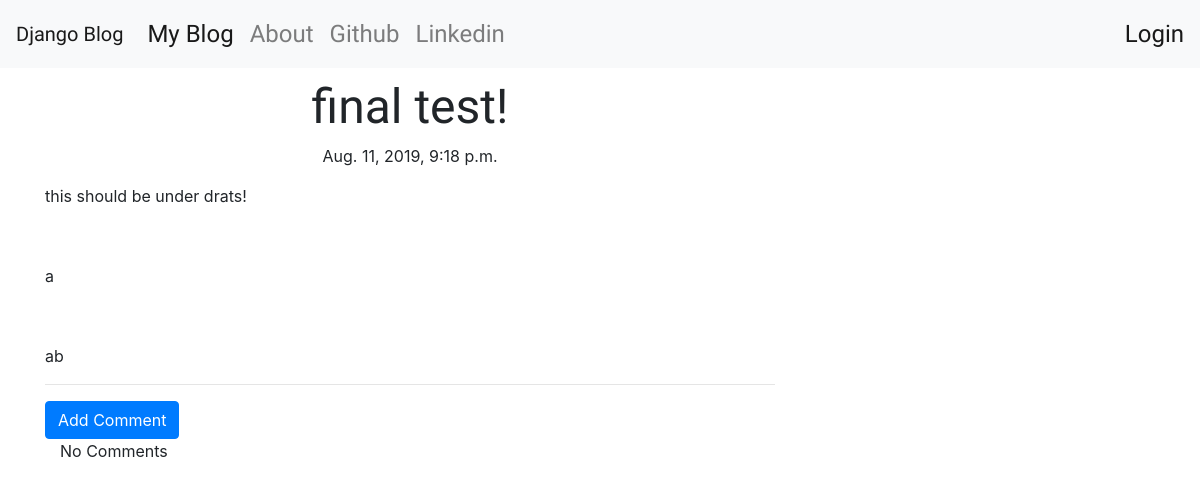
Page /post/5 on the earlier database version.
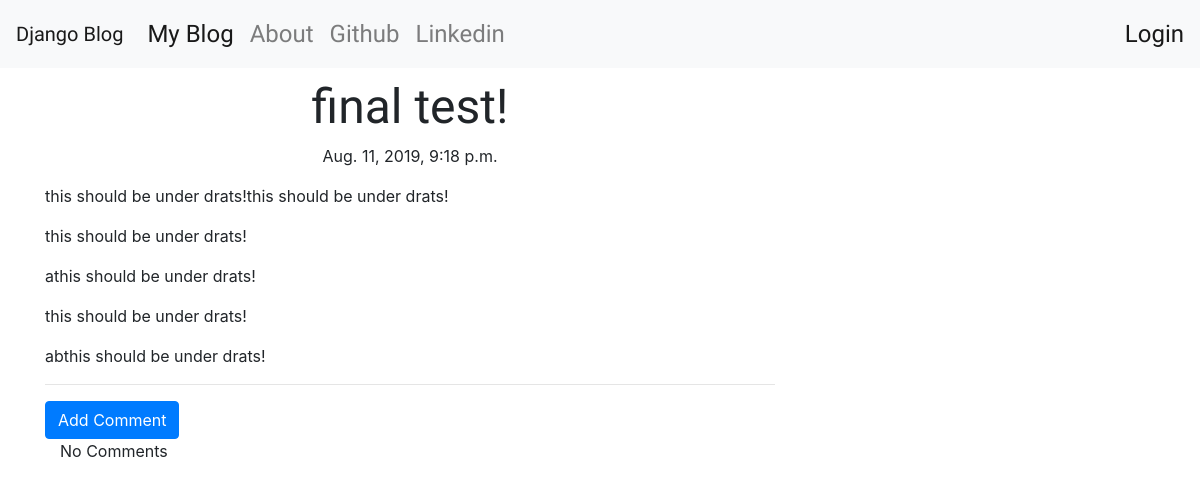
Same page on the later database version.
### blog/models.py (models this page shows, shortened)
class Post(models.Model):
    author = models.ForeignKey('auth.user', on_delete=models.CASCADE)
    title = models.CharField(max_length=200)
    text = models.TextField()
    created_date = models.DateTimeField(default=timezone.now)
    published_date = models.DateTimeField(blank=True,null=True)

### blog/views.py (the view)
# urls.py: url(r'^post/(?P<pk>\d+)$',views.PostDetailView.as_view(),name='post_detail'),
class PostDetailView(DetailView):
    model = Post

### blog/templates/blog/post_detail.html (shortened to what this page needs)
{% extends 'blog/base.html' %}
{% block content %}
<h1 class="posttitle loader">{{post.title}}</h1>
{% if  post.published_date %}
<div class="date postdate">
{{post.published_date}}
</div>
{% else %}
<a href="{% url 'post_publish' pk=post.pk %}">Publish</a>
{% endif %}
<p class="postcontent">{{ post.text|safe|linebreaksbr }}</p>
<hr>
<a class="btn btn-primary bt-comment" href="{% url 'add_comment_to_post' pk=post.pk %}">Add Comment</a>
<div class="container">
    {% for comment in post.comments.all %}
    <br>
    {% if user.is_authenticated or comment.approved_comment %}
        {{ comment.create_date }}
        {% if not comment.approved_comment %}
        <a class="btn btn-default" href="{% url 'comment_remove' pk=comment.pk %}">
                <span class="glyphicon glypyhicon-remove">Remove</span>
        </a>
        <a class="btn btn-default" href="{% url 'comment_approve' pk=comment.pk %}">
                <span class="glyphicon glypyhicon-ok">Approve</span>
        </a>
        {% endif %}
        <p>{{ comment.text|safe|linebreaks }}</p>
        <p>Posted By: {{ comment.author }}</p>
    {% endif %}
    {% empty %}
    <p>No Comments</p>
    {% endfor %}
</div>
{% endblock %}

Differences in the rows shown:
changed Post "final test!": text "this should be under drats! a ab" → "this should be under drats!this should be under drats! this should be under drats! athis should be under drats! this should be under drats! abthis should be under drats!"
